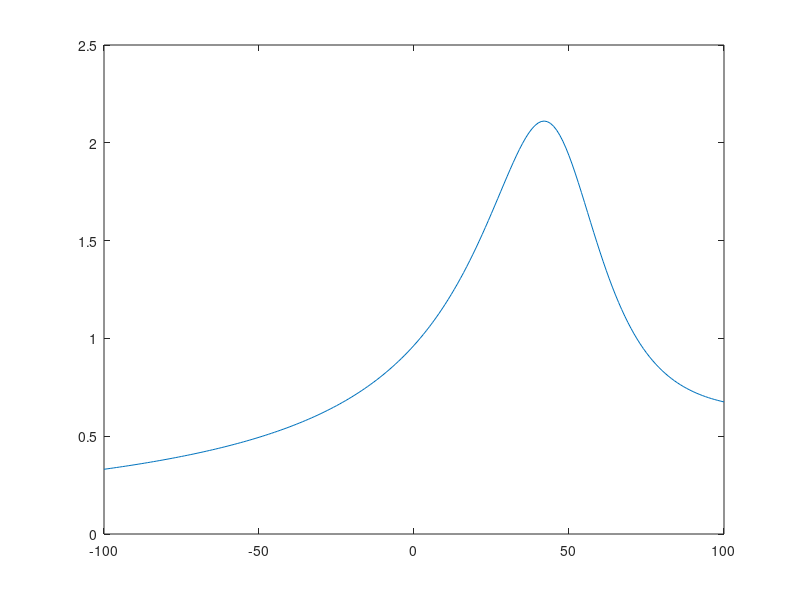

The MATLAB script that drew this image:

%%

X = -100:100;

as = 1.6./(1+exp(-.072*(X-65)));
bs = 0.02*(X-51.1)./(exp((X-51.1)/5)-1);
sinf = as./(as+bs);
stau = 1./(as+bs);
% ICa = gCa.*(s.^2).*(X-ECa)

figure

plot(X', sinf')

plot(X', stau')